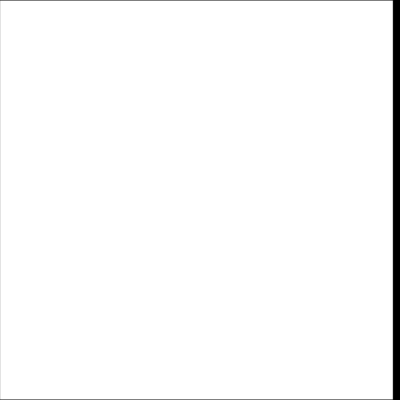
Frame 1 (no input)
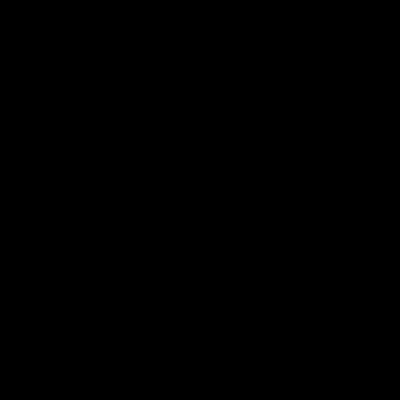
Frame 60 (no input)
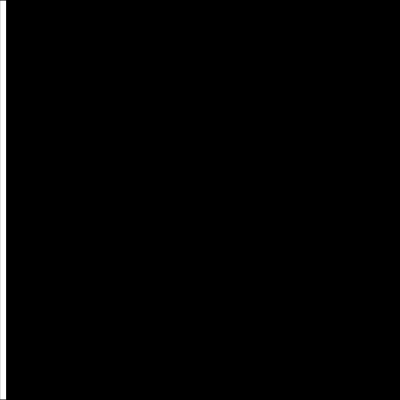
Frame 120 (the mouse pressed at the canvas centre since frame 60)

The p5.js sketch that drew these frames (run headless with seeded random() and noise() and a simulated clock; from frame 60 on, the mouse is pressed at the canvas centre):

// p5.js sketch
// ── sketch.js
var duration=1000;
var timeStarted=0;
var timeLeftPercentage=1;

function setup() {
  createCanvas(400, 400);
}

function draw() {
	udateTime();
  background(0);
	fill (255);
	rect(0,0,width*timeLeftPercentage,height);
}

function mouseClicked(){
	timeStarted=millis();
	timeLeftPercentage=1;
}

function udateTime() {
	if (timeLeftPercentage > 0) {
		var timePassed = millis() - timeStarted;
		var timeRemaining = duration - timePassed;
		timeLeftPercentage = map(timeRemaining, 0, duration, 0, 1);
	}
}

function drawTimeRemaining() {
	noStroke()
	fill(0);
	rect(0, height - 5, width * timeLeftPercentage, 5);
}
